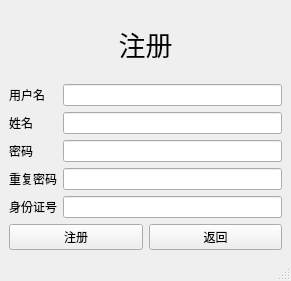
<?xml version="1.0" encoding="UTF-8"?>
<ui version="4.0">
 <class>Register_Form</class>
 <widget class="QMainWindow" name="Register_Form">
  <property name="geometry">
   <rect>
    <x>0</x>
    <y>0</y>
    <width>291</width>
    <height>281</height>
   </rect>
  </property>
  <property name="windowTitle">
   <string>人脸签到系统-注册</string>
  </property>
  <property name="windowIcon">
   <iconset>
    <normaloff>../icon/APP_icon.ico</normaloff>../icon/APP_icon.ico</iconset>
  </property>
  <widget class="QWidget" name="centralwidget">
   <layout class="QVBoxLayout" name="verticalLayout">
    <item>
     <widget class="QLabel" name="label">
      <property name="font">
       <font>
        <family>黑体</family>
        <pointsize>20</pointsize>
       </font>
      </property>
      <property name="text">
       <string>注册</string>
      </property>
      <property name="alignment">
       <set>Qt::AlignCenter</set>
      </property>
     </widget>
    </item>
    <item>
     <layout class="QGridLayout" name="gridLayout">
      <item row="0" column="0">
       <widget class="QLabel" name="user">
        <property name="text">
         <string>用户名</string>
        </property>
       </widget>
      </item>
      <item row="0" column="1">
       <widget class="QLineEdit" name="lineEdit"/>
      </item>
      <item row="1" column="0">
       <widget class="QLabel" name="name">
        <property name="text">
         <string>姓名</string>
        </property>
       </widget>
      </item>
      <item row="1" column="1">
       <widget class="QLineEdit" name="lineEdit_2"/>
      </item>
      <item row="2" column="0">
       <widget class="QLabel" name="pass1">
        <property name="text">
         <string>密码</string>
        </property>
       </widget>
      </item>
      <item row="2" column="1">
       <widget class="QLineEdit" name="lineEdit_3">
        <property name="echoMode">
         <enum>QLineEdit::Password</enum>
        </property>
       </widget>
      </item>
      <item row="3" column="0">
       <widget class="QLabel" name="pass2">
        <property name="text">
         <string>重复密码</string>
        </property>
       </widget>
      </item>
      <item row="3" column="1">
       <widget class="QLineEdit" name="lineEdit_4">
        <property name="echoMode">
         <enum>QLineEdit::Password</enum>
        </property>
       </widget>
      </item>
      <item row="4" column="0">
       <widget class="QLabel" name="idcard">
        <property name="text">
         <string>身份证号</string>
        </property>
       </widget>
      </item>
      <item row="4" column="1">
       <widget class="QLineEdit" name="lineEdit_5"/>
      </item>
     </layout>
    </item>
    <item>
     <layout class="QHBoxLayout" name="horizontalLayout">
      <item>
       <widget class="QPushButton" name="pushButton">
        <property name="text">
         <string>注册</string>
        </property>
       </widget>
      </item>
      <item>
       <widget class="QPushButton" name="pushButton_2">
        <property name="text">
         <string>返回</string>
        </property>
       </widget>
      </item>
     </layout>
    </item>
   </layout>
  </widget>
  <widget class="QMenuBar" name="menubar">
   <property name="geometry">
    <rect>
     <x>0</x>
     <y>0</y>
     <width>291</width>
     <height>22</height>
    </rect>
   </property>
  </widget>
  <widget class="QStatusBar" name="statusbar"/>
 </widget>
 <resources/>
 <connections>
  <connection>
   <sender>pushButton</sender>
   <signal>clicked()</signal>
   <receiver>Register_Form</receiver>
   <slot>register()</slot>
   <hints>
    <hint type="sourcelabel">
     <x>87</x>
     <y>236</y>
    </hint>
    <hint type="destinationlabel">
     <x>68</x>
     <y>251</y>
    </hint>
   </hints>
  </connection>
  <connection>
   <sender>pushButton_2</sender>
   <signal>clicked()</signal>
   <receiver>Register_Form</receiver>
   <slot>back()</slot>
   <hints>
    <hint type="sourcelabel">
     <x>199</x>
     <y>230</y>
    </hint>
    <hint type="destinationlabel">
     <x>193</x>
     <y>250</y>
    </hint>
   </hints>
  </connection>
 </connections>
 <slots>
  <slot>register()</slot>
  <slot>back()</slot>
 </slots>
</ui>
